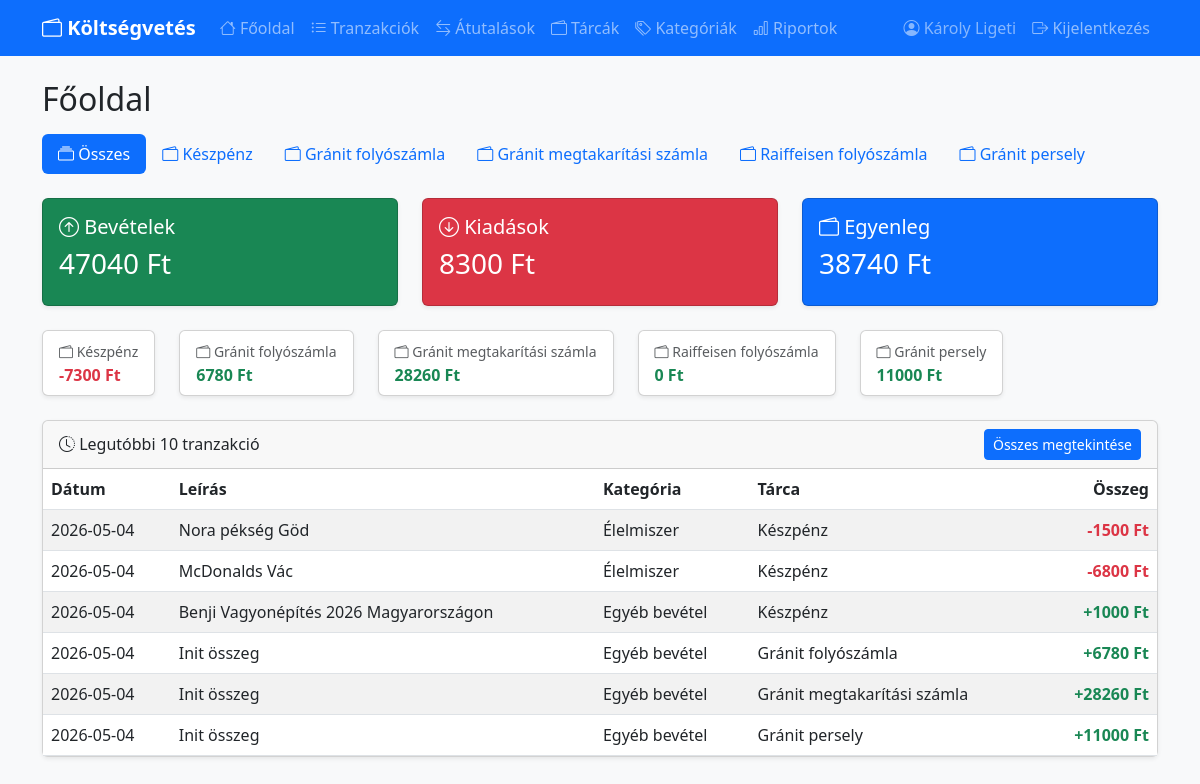
The page / (signed in) on the database its author committed.
### tables this page shows
CREATE TABLE users (
            id INTEGER PRIMARY KEY AUTOINCREMENT,
            google_id TEXT UNIQUE NOT NULL,
            name TEXT,
            email TEXT
        );

CREATE TABLE wallets (
        id INTEGER PRIMARY KEY AUTOINCREMENT,
        name TEXT NOT NULL,
        description TEXT, initial_balance REAL DEFAULT 0, sort_order INTEGER);

CREATE TABLE transactions (
            id INTEGER PRIMARY KEY AUTOINCREMENT,
            amount REAL NOT NULL,
            description TEXT,
            category_id INTEGER,
            type TEXT NOT NULL CHECK(type IN ('income', 'expense')),
            date TEXT NOT NULL, wallet_id INTEGER REFERENCES wallets(id),
            FOREIGN KEY (category_id) REFERENCES categories(id)
        );

CREATE TABLE categories (
            id INTEGER PRIMARY KEY AUTOINCREMENT,
            name TEXT NOT NULL,
            type TEXT NOT NULL CHECK(type IN ('income', 'expense'))
        );

### main.py (the view, shortened to what this page needs)
@app.route('/')
@login_required
def index():
    conn = get_db()
    wallets = conn.execute("SELECT * FROM wallets ORDER BY sort_order").fetchall()
    active = get_active_wallet(wallets)
    if active == 'all':
        income = conn.execute("SELECT COALESCE(SUM(amount), 0) FROM transactions WHERE type='income'").fetchone()[0]
        expense = conn.execute("SELECT COALESCE(SUM(amount), 0) FROM transactions WHERE type='expense'").fetchone()[0]
        balance = income - expense
        recent = conn.execute('''
            SELECT t.*, c.name as category_name, w.name as wallet_name
            FROM transactions t
            LEFT JOIN categories c ON t.category_id = c.id
            LEFT JOIN wallets w ON t.wallet_id = w.id
            ORDER BY t.date DESC LIMIT 10''').fetchall()
    wallet_balances = [
        {'id': w['id'], 'name': w['name'], 'balance': wallet_balance(conn, w['id'])}
        for w in wallets
    ]
    conn.close()
    return render_template('index.html',
        balance=balance, income=income, expense=expense,
        transactions=recent, wallets=wallets, active_wallet=active,
        wallet_balances=wallet_balances)

### main.py (called while the page is built, shortened)
@login_manager.user_loader
def load_user(user_id):
    conn = get_db()
    row = conn.execute("SELECT * FROM users WHERE id=?", (user_id,)).fetchone()
    conn.close()
    if row:
        return User(row["id"], row["name"], row["email"])
    return None

def get_db():
    conn = sqlite3.connect(DATABASE)
    conn.row_factory = sqlite3.Row
    return conn

def get_active_wallet(wallets):
    w = request.args.get('wallet', 'all')
    if w == 'all':
        return 'all'

def wallet_balance(conn, wallet_id):
    initial = conn.execute(
        "SELECT COALESCE(initial_balance, 0) FROM wallets WHERE id=?",
        (wallet_id,)).fetchone()[0]
    income = conn.execute(
        "SELECT COALESCE(SUM(amount), 0) FROM transactions WHERE type='income' AND wallet_id=?",
        (wallet_id,)).fetchone()[0]
    expense = conn.execute(
        "SELECT COALESCE(SUM(amount), 0) FROM transactions WHERE type='expense' AND wallet_id=?",
        (wallet_id,)).fetchone()[0]
    t_in = conn.execute(
        "SELECT COALESCE(SUM(amount), 0) FROM transfers WHERE to_wallet_id=?",
        (wallet_id,)).fetchone()[0]
    t_out = conn.execute(
        "SELECT COALESCE(SUM(amount), 0) FROM transfers WHERE from_wallet_id=?",
        (wallet_id,)).fetchone()[0]
    return initial + income - expense + t_in - t_out

### templates/index.html
{% extends 'base.html' %}
{% block content %}
<h2 class="mb-3">Főoldal</h2>
<ul class="nav nav-pills mb-4">
    <li class="nav-item">
        <a class="nav-link {% if active_wallet == 'all' %}active{% endif %}" href="?wallet=all">
            <i class="bi bi-collection"></i> Összes
        </a>
    </li>
    {% for w in wallets %}
    <li class="nav-item">
        <a class="nav-link {% if active_wallet == w.id %}active{% endif %}" href="?wallet={{ w.id }}">
            <i class="bi bi-wallet2"></i> {{ w.name }}
        </a>
    </li>
    {% endfor %}
</ul>
<div class="row mb-4">
    <div class="col-md-4">
        <div class="card text-white bg-success shadow-sm">
            <div class="card-body">
                <h5 class="card-title"><i class="bi bi-arrow-up-circle"></i> Bevételek</h5>
                <h3>{{ "%.0f"|format(income) }} Ft</h3>
            </div>
        </div>
    </div>
    <div class="col-md-4">
        <div class="card text-white bg-danger shadow-sm">
            <div class="card-body">
                <h5 class="card-title"><i class="bi bi-arrow-down-circle"></i> Kiadások</h5>
                <h3>{{ "%.0f"|format(expense) }} Ft</h3>
            </div>
        </div>
    </div>
    <div class="col-md-4">
        <div class="card text-white {{ 'bg-primary' if balance >= 0 else 'bg-warning' }} shadow-sm">
            <div class="card-body">
                <h5 class="card-title"><i class="bi bi-wallet2"></i> Egyenleg</h5>
                <h3>{{ "%.0f"|format(balance) }} Ft</h3>
            </div>
        </div>
    </div>
</div>
{% if active_wallet == 'all' %}
<div class="row mb-4">
    {% for wb in wallet_balances %}
    <div class="col-md-auto">
        <div class="card shadow-sm">
            <div class="card-body py-2 px-3">
                <small class="text-muted"><i class="bi bi-wallet2"></i> {{ wb.name }}</small>
                <div class="fw-bold {{ 'text-success' if wb.balance >= 0 else 'text-danger' }}">
                    {{ "%.0f"|format(wb.balance) }} Ft
                </div>
            </div>
        </div>
    </div>
    {% endfor %}
</div>
{% endif %}
<div class="card shadow-sm">
    <div class="card-header d-flex justify-content-between align-items-center">
        <span><i class="bi bi-clock-history"></i> Legutóbbi 10 tranzakció</span>
        <a href="/transactions{% if active_wallet != 'all' %}?wallet={{ active_wallet }}{% endif %}" class="btn btn-sm btn-primary">Összes megtekintése</a>
    </div>
    <div class="card-body p-0">
        <table class="table table-striped mb-0">
            <thead>
                <tr>
                    <th>Dátum</th>
                    <th>Leírás</th>
                    <th>Kategória</th>
                    {% if active_wallet == 'all' %}<th>Tárca</th>{% endif %}
                    <th class="text-end">Összeg</th>
                </tr>
            </thead>
            <tbody>
                {% for t in transactions %}
                <tr>
                    <td>{{ t.date }}</td>
                    <td>{{ t.description or '-' }}</td>
                    <td>{{ t.category_name or '-' }}</td>
                    {% if active_wallet == 'all' %}<td>{{ t.wallet_name or '-' }}</td>{% endif %}
                    <td class="text-end fw-bold {{ 'text-success' if t.type == 'income' else 'text-danger' }}">
                        {{ '+' if t.type == 'income' else '-' }}{{ "%.0f"|format(t.amount) }} Ft
                    </td>
                </tr>
                {% else %}
                <tr><td colspan="5" class="text-center text-muted py-3">Még nincsenek tranzakciók</td></tr>
                {% endfor %}
            </tbody>
        </table>
    </div>
</div>
{% endblock %}

### templates/base.html (shortened to what this page needs)
<!DOCTYPE html>
<html lang="hu">
<head>
    <link href="https://cdn.jsdelivr.net/npm/bootstrap@5.3.0/dist/css/bootstrap.min.css" rel="stylesheet">
    <link href="https://cdn.jsdelivr.net/npm/bootstrap-icons@1.10.0/font/bootstrap-icons.css" rel="stylesheet">
</head>
<body class="bg-light">
    <nav class="navbar navbar-expand-lg navbar-dark bg-primary">
        <div class="container">
            <a class="navbar-brand fw-bold" href="/"><i class="bi bi-wallet2"></i> Költségvetés</a>
            <div class="collapse navbar-collapse" id="navmenu">
                <div class="navbar-nav me-auto">
                    {% if current_user.is_authenticated %}
                    <a class="nav-link" href="/"><i class="bi bi-house"></i> Főoldal</a>
                    <a class="nav-link" href="/transactions"><i class="bi bi-list-ul"></i> Tranzakciók</a>
                    <a class="nav-link" href="/transfers"><i class="bi bi-arrow-left-right"></i> Átutalások</a>
                    <a class="nav-link" href="/wallets"><i class="bi bi-wallet2"></i> Tárcák</a>
                    <a class="nav-link" href="/categories"><i class="bi bi-tags"></i> Kategóriák</a>
                    <a class="nav-link" href="/reports"><i class="bi bi-bar-chart"></i> Riportok</a>
                    {% endif %}
                </div>
                <div class="navbar-nav ms-auto">
                    {% if current_user.is_authenticated %}
                    <span class="nav-link text-white-50"><i class="bi bi-person-circle"></i> {{ current_user.name }}</span>
                    <a class="nav-link" href="/logout"><i class="bi bi-box-arrow-right"></i> Kijelentkezés</a>
                    {% endif %}
                </div>
            </div>
        </div>
    </nav>
    <div class="container mt-4">
        {% block content %}{% endblock %}
    </div>
</body>
</html>

### rows shown on the page
users: name "Károly Ligeti"
wallets: name "Készpénz", balance "-7300"
wallets: name "Gránit folyószámla", balance "6780"
wallets: name "Gránit megtakarítási számla", balance "28260"
wallets: name "Raiffeisen folyószámla", balance "0"
wallets: name "Gránit persely", balance "11000"
transactions: date "2026-05-04", description "Nora pékség Göd", name "Élelmiszer", name "Készpénz", type "-", amount "1500"
transactions: date "2026-05-04", description "McDonalds Vác", name "Élelmiszer", name "Készpénz", type "-", amount "6800"
transactions: date "2026-05-04", description "Benji Vagyonépítés 2026 Magyarországon", name "Egyéb bevétel", name "Készpénz", type "+", amount "1000"
transactions: date "2026-05-04", description "Init összeg", name "Egyéb bevétel", name "Gránit folyószámla", type "+", amount "6780"
transactions: date "2026-05-04", description "Init összeg", name "Egyéb bevétel", name "Gránit megtakarítási számla", type "+", amount "28260"
transactions: date "2026-05-04", description "Init összeg", name "Egyéb bevétel", name "Gránit persely", type "+", amount "11000"

### other values the page prints
{{ "%.0f"|format(income) }} "47040"
{{ "%.0f"|format(expense) }} "8300"
{{ "%.0f"|format(balance) }} "38740"
